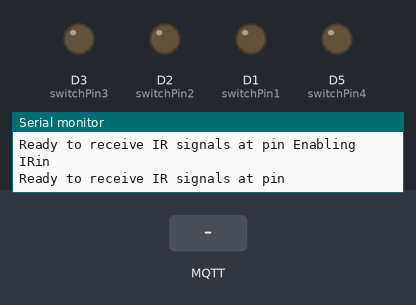
Bench run of a program on a simulated ESP8266 (Wemos D1 mini). Shown: output pins drawn as LEDs (lit = HIGH), the last lines printed to the serial monitor. The test bench sets the inputs (shaded band). WiFi joins after 1.5 s; servers stay silent unless stated; no MQTT or app messages arrive unless stated.

Above: at 4.8 s.
4.9 s: MQTT message "1" arrives on the first subscribed topic
At 6.0 s:
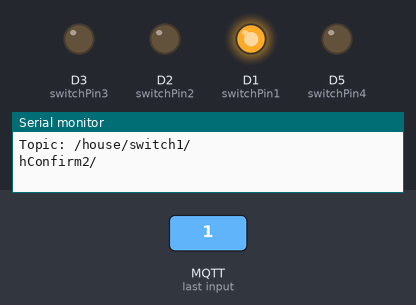
6.4 s: MQTT message "1" arrives on the second subscribed topic
At 7.1 s:
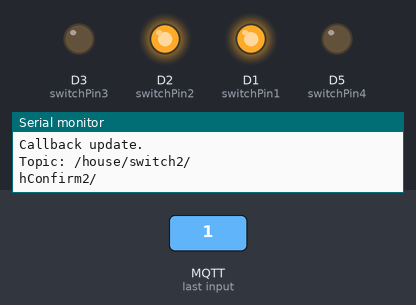
7.9 s: MQTT message "0" arrives on the first subscribed topic
At 8.2 s:
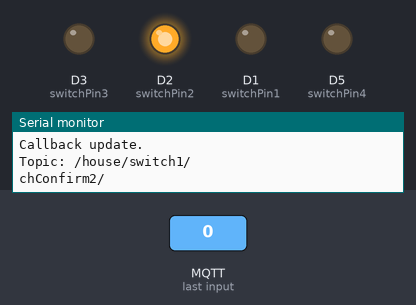
9.4 s: MQTT message "1" arrives on the third subscribed topic
At 10.5 s:
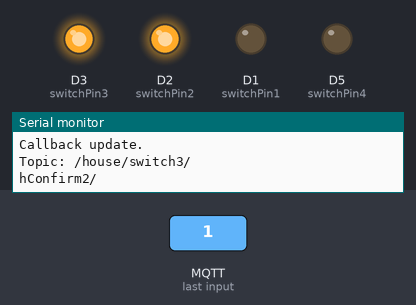
10.9 s: MQTT message "0" arrives on the second subscribed topic
At 11.6 s:
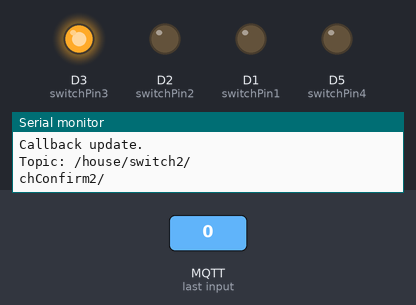
12.4 s: MQTT message "0" arrives on the third subscribed topic
At 12.7 s:
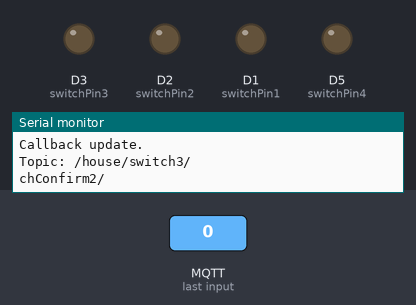
Timing chart, 0 to 14.9 s (numbered marks = the images above; inputs shaded):
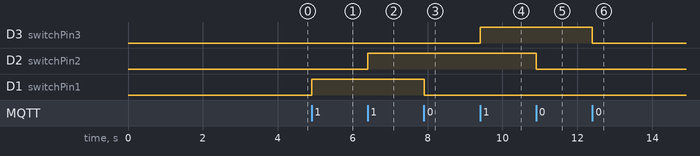

The program:

main.cpp
```cpp
//EJ: 4 Relay Switch over WIFI using MQTT and Home Assistant with OTA Support
//EJ: The only way I know how to contribute to the HASS Community... you guys ROCK!!!!!
//EJ: Erick Joaquin :-) Australia

// Original sketch courtesy of ItKindaWorks
//ItKindaWorks - Creative Commons 2016
//github.com/ItKindaWorks
//
//Requires PubSubClient found here: https://github.com/knolleary/pubsubclient
//
//ESP8266 Simple MQTT switch controller
//98:F4:AB:DA:A1:52 MAC fr ES8266
//e8:d8:7e:f7:c5:dd MAC fr Suman Home

//#include <TelnetStream.h>
#include <PubSubClient.h>
#include <ESP8266WiFi.h>
#include <ArduinoOTA.h>
#include <ESP8266WebServer.h>
#include <DNSServer.h>
//#include <IRremoteESP8266.h>
//#include <IRrecv.h>
//#include <RemoteDebug.h>  //https://github.com/JoaoLopesF/RemoteDebug

//RemoteDebug Debug;

//EDIT THESE LINES TO MATCH YOUR SETUP
#define MQTT_SERVER "192.168.1.15"  //your MQTT IP Address
#define mqtt_user "mqtt_user"
#define mqtt_password "password"
#define mqtt_port 1883
const char* ssid = "Suman Saha";
const char* password = "rockylotus428";
#define HOST_NAME "ESP8266-Suman"

//EJ: Data PIN Assignment on WEMOS D1 R2 https://www.wemos.cc/product/d1.html
// if you are using Arduino UNO, you will need to change the "D1 ~ D4" with the corresponding UNO DATA pin number

const int switchPin1 = D1;
const int switchPin2 = D2;
const int switchPin3 = D3;
const int switchPin4 = D5;

//EJ: These are the MQTT Topic that will be used to manage the state of Relays 1 ~ 4
//EJ: Refer to my YAML component entry
//EJ: feel free to replicate the line if you have more relay switch to control, but dont forget to increment the number suffix so as increase switch logics in loop()

char const* switchTopic1 = "/house/switch1/"; //Tubelight - suman
char const* switchTopic2 = "/house/switch2/"; //Fan - suman
char const* switchTopic3 = "/house/switch3/"; //NightLamp - suman
char const* switchTopic4 = "/house/switch4/"; //Not Used


void callback(char* topic, byte* payload, unsigned int length);

WiFiClient wifiClient;
PubSubClient client(MQTT_SERVER, mqtt_port, callback, wifiClient);

//generate unique name from MAC addr
String macToStr(const uint8_t* mac){

  String result;

  for (int i = 0; i < 6; ++i) {
    result += String(mac[i], 16);

    if (i < 5){
      result += ':';
    }
  }

  return result;
}


void reconnect() {

  //attempt to connect to the wifi if connection is lost
  if(WiFi.status() != WL_CONNECTED){
    //debug printing
    Serial.print("Connecting to ");
    Serial.println(ssid);

    //loop while we wait for connection
    while (WiFi.status() != WL_CONNECTED) {
      delay(500);
      Serial.print(".");
    }

    //print out some more debug once connected
    Serial.println("");
    Serial.println("WiFi connected");
    Serial.println("IP address: ");
    Serial.println(WiFi.localIP());
  }


  //make sure we are connected to WIFI before attemping to reconnect to MQTT
  if(WiFi.status() == WL_CONNECTED){
  // Loop until we're reconnected to the MQTT server
    while (!client.connected()) {
      Serial.print("Attempting MQTT connection...");

      // Generate client name based on MAC address and last 8 bits of microsecond counter
      String clientName;
      clientName = "esp8266-House1";
      uint8_t mac[6];
      WiFi.macAddress(mac);
      clientName += macToStr(mac);

      //if connected, subscribe to the topic(s) we want to be notified about
      //EJ: Delete "mqtt_username", and "mqtt_password" here if you are not using any
      if (client.connect((char*) clientName.c_str(),mqtt_user, mqtt_password)) {  //EJ: Update accordingly with your MQTT account
      //if (client.connect(mqtt_user, mqtt_password)) {
        Serial.print("\tMQTT Connected\n");
        client.subscribe(switchTopic1);
        client.subscribe(switchTopic2);
        client.subscribe(switchTopic3);
        client.subscribe(switchTopic4);
        //EJ: Do not forget to replicate the above line if you will have more than the above number of relay switches
      }

      //otherwise print failed for debugging
      else{Serial.println("\tFailed."); abort();}
      //else{Serial.println("\tFailed.");} // Updated Code to abort() instead of looping
    }
  }
}


//Handle incoming messages
void callback(char* topic, byte* payload, unsigned int length) {

  //convert topic to string to make it easier to work with
  String topicStr = topic;
  //EJ: Note:  the "topic" value gets overwritten everytime it receives confirmation (callback) message from MQTT

  //Print out some debugging info
  Serial.println("Callback update.");
  Serial.print("Topic: ");
  Serial.println(topicStr);
  Serial.println("Payload: " + payload[0]);

 // EJ: copy and paste this whole else-if block, should you need to control more switches
   if (topicStr == "/house/switch1/") //Tubelight - suman
    {

     //turn the switch on if the payload is '1' and publish to the MQTT server a confirmation message
     if(payload[0] == '1'){
       digitalWrite(switchPin1, HIGH);
       client.publish("/house/switchConfirm1/", "1");
       }

      //turn the switch off if the payload is '0' and publish to the MQTT server a confirmation message
     else if (payload[0] == '0'){
       digitalWrite(switchPin1, LOW);
       client.publish("/house/switchConfirm1/", "0");
       }
     }


  else if (topicStr == "/house/switch2/") //Fan - suman
     {
     //turn the switch on if the payload is '1' and publish to the MQTT server a confirmation message
      if(payload[0] == '1'){
       digitalWrite(switchPin2, HIGH);
       client.publish("/house/switchConfirm2/", "1");
       }

      //turn the switch off if the payload is '0' and publish to the MQTT server a confirmation message
     else if (payload[0] == '0'){
       digitalWrite(switchPin2, LOW);
       client.publish("/house/switchConfirm2/", "0");
       }
     }

  else if (topicStr == "/house/switch3/") //NightLamp - suman
     {
     //turn the switch on if the payload is '1' and publish to the MQTT server a confirmation message
      if(payload[0] == '1'){
       digitalWrite(switchPin3, HIGH);
       client.publish("/house/switchConfirm3/", "1");
       }

      //turn the switch off if the payload is '0' and publish to the MQTT server a confirmation message
     else if (payload[0] == '0'){
       digitalWrite(switchPin3, LOW);
       client.publish("/house/switchConfirm3/", "0");
       }
     }

  else if (topicStr == "/house/switch4/") //Not Used
     {
     //turn the switch on if the payload is '1' and publish to the MQTT server a confirmation message
      if(payload[0] == '1'){
       digitalWrite(switchPin4, HIGH);
       client.publish("/house/switchConfirm4/", "1");
       }

      //turn the switch off if the payload is '0' and publish to the MQTT server a confirmation message
     else if (payload[0] == '0'){
       digitalWrite(switchPin4, LOW);
       client.publish("/house/switchConfirm4/", "0");
       }
     }

}

void setup() {
  //initialize the switch as an output and set to LOW (off)
  pinMode(switchPin1, OUTPUT); // Relay Switch 1
  digitalWrite(switchPin1, LOW);

  pinMode(switchPin2, OUTPUT); // Relay Switch 2
  digitalWrite(switchPin2, LOW);

  pinMode(switchPin3, OUTPUT); // Relay Switch 3
  digitalWrite(switchPin3, LOW);

  pinMode(switchPin4, OUTPUT); // Relay Switch 4
  digitalWrite(switchPin4, LOW);

  ArduinoOTA.setHostname(HOST_NAME); // A name given to your ESP8266 module when discovering it as a port in ARDUINO IDE
  ArduinoOTA.begin(); // OTA initialization

  //Debug.begin(HOST_NAME); // Debugging initialization
  //Debug.setResetCmdEnabled(true);

  //start the serial line for debugging

  //TelnetStream.begin();

  Serial.begin(115200);
  delay(100);
  //irrecv.enableIRIn();
  //start wifi subsystem
  WiFi.begin(ssid, password);
  //attempt to connect to the WIFI network and then connect to the MQTT server
  reconnect();

  //wait a bit before starting the main loop
      delay(2000);
    Serial.println(F("START " __FILE__ " from " __DATE__));

    // In case the interrupt driver crashes on setup, give a clue
    // to the user what's going on.
    Serial.println("Enabling IRin");
    //irrecv.enableIRIn(); // Start the receiver

    Serial.println(F("START " __FILE__ " from " __DATE__));
    Serial.print(F("Ready to receive IR signals at pin "));
    //Serial.println(RECV_PIN);

    // In case the interrupt driver crashes on setup, give a clue
    // to the user what's going on.
    Serial.println("Enabling IRin");
    //irrecv.enableIRIn(); // Start the receiver

    Serial.print(F("Ready to receive IR signals at pin "));
    //Serial.println(RECV_PIN);


}


void loop() {

  //ir_action(); //calling Ir Action

  //Debug.handle(); // Debugging loop
  //reconnect if connection is lost
  if (!client.connected() && WiFi.status() == 3) {
    reconnect();
    }

  //maintain MQTT connection
  client.loop();

 /*  switch (TelnetStream.read())
  {
  case 'R':
    TelnetStream.stop();
    delay(100);
    ESP.reset();
    break;
  case 'C':
    TelnetStream.println("bye bye");
    TelnetStream.flush();
    TelnetStream.stop();
    break;
  } */

  //ir_action(); //Prev Position calling Ir Action

  //MUST delay to allow ESP8266 WIFI functions to run
  delay(10);
  ArduinoOTA.handle();
}
```

Measured:
- after the input at 4.9 s, D1 (switchPin1): LOW → HIGH at once
- after the input at 6.4 s, D2 (switchPin2): LOW → HIGH at once
- after the input at 7.9 s, D1 (switchPin1): HIGH → LOW at once
- after the input at 9.4 s, D3 (switchPin3): LOW → HIGH at once
- after the input at 10.9 s, D2 (switchPin2): HIGH → LOW at once
- after the input at 12.4 s, D3 (switchPin3): HIGH → LOW at once
